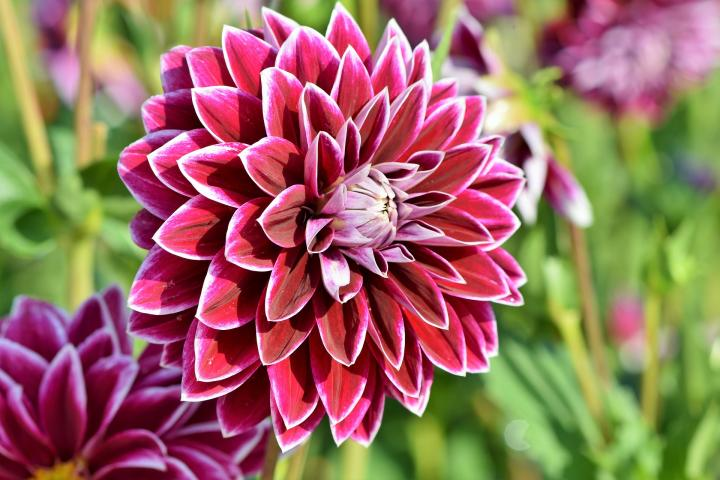
#> input picture photos/flower.jpg, 720 x 480 px, found by its file name
$ python contour.py
#> lines starting #> are read from the running program, lines starting #| are printed output that depends on the picture; after the words box and inside, x2 and y2 are one past the last pixel; in counts of white or black regions, pixels touching at a corner belong together
import cv2 as cv
import numpy as np

img = cv.imread('photos/flower.jpg')
#> img is the input picture: shape (480, 720, 3); mean B, G, R 97, 109.5, 153.2
cv.imshow('Flower', img)

blank = np.zeros(img.shape, dtype='uint8')
cv.imshow('Blank', blank)

gray = cv.cvtColor(img, cv.COLOR_BGR2GRAY)
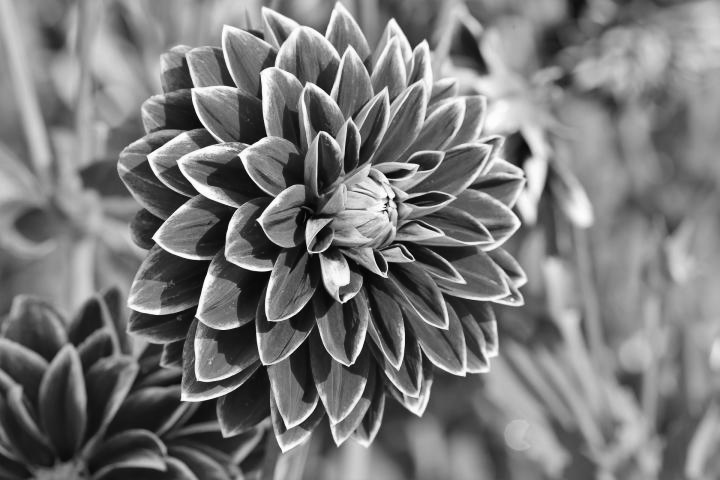
#> gray: shape (480, 720); min 2, max 255, mean 121.1
cv.imshow('Gray', gray)

# [5 lines of commented-out code are left out]

ret, thresh = cv.threshold(gray, 125, 255, cv.THRESH_BINARY)
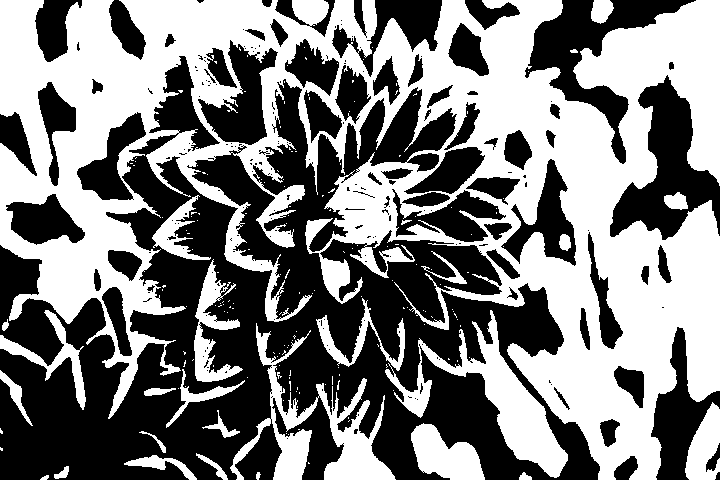
#> thresh: shape (480, 720); 49.8% white; 184 white regions (157 under 20 px)
cv.imshow('Threshold', thresh)

contours, hierarchies = cv.findContours(thresh, cv.RETR_LIST, cv.CHAIN_APPROX_NONE)
#> contours = 488 contours, 401 with area under 20; largest, box (x1, y1, x2, y2) and area: (0, 0, 720, 480) 176050, (385, 310, 568, 478) 6785, (230, 323, 396, 480) 6019, (197, 39, 279, 146) 3913, (500, 158, 577, 267) 3300
print(f'{len(contours)} contour(s) found!')
#| 488 contour(s) found!

cv.drawContours(blank, contours, -1, color=(0,0,255), thickness=1)
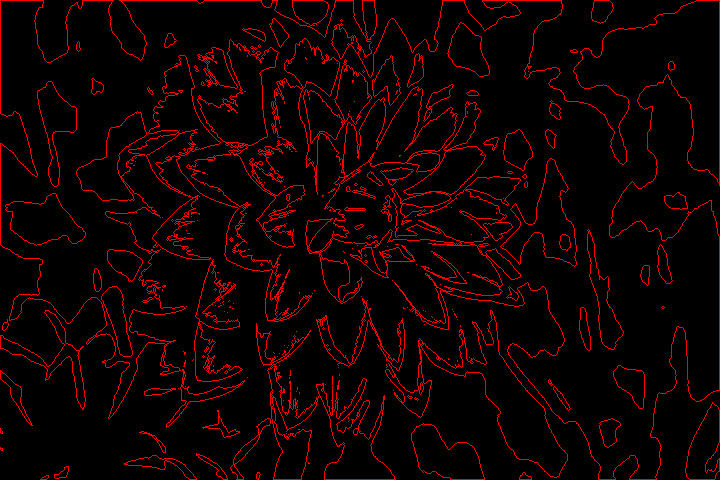
#> blank: shape (480, 720, 3); mean of channels 0, 1, 2 0, 0, 16.4; drawn as B, G, R
cv.imshow('Blank', blank)

cv.waitKey(0)
